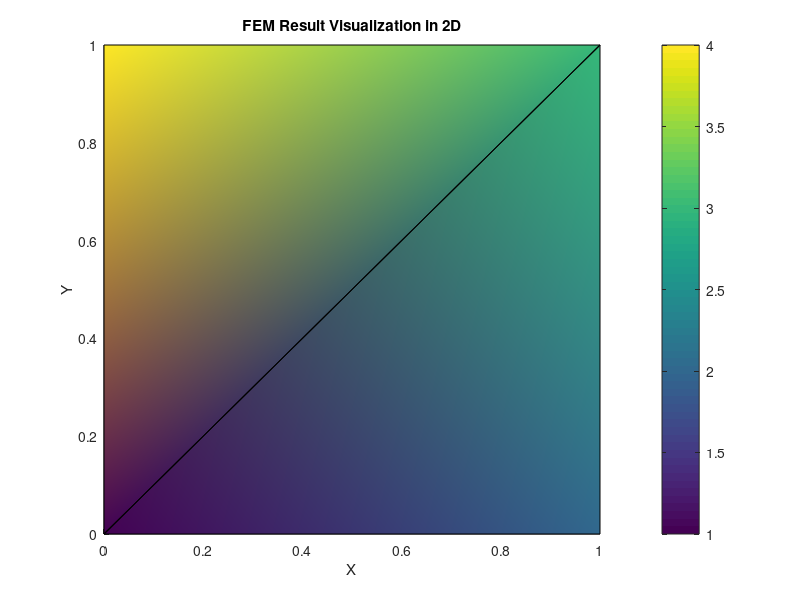

MATLAB code to generate this figure:
% Example nodal coordinates (replace with your actual coordinates)
nodes = [0, 0; 1, 0; 1, 1; 0, 1];

% Example element connectivity for triangles (replace with your actual connectivity)
elements = [1, 2, 3; 3, 4, 1];

% Example result values (replace with your actual results)
results = [1; 2; 3; 4];

% Plotting the mesh with colored results
figure;
patch('Faces', elements, 'Vertices', nodes, 'FaceVertexCData', results, 'FaceColor', 'interp', 'EdgeColor', 'k');
title('FEM Result Visualization in 2D');
xlabel('X');
ylabel('Y');
colorbar;  % Display color legend